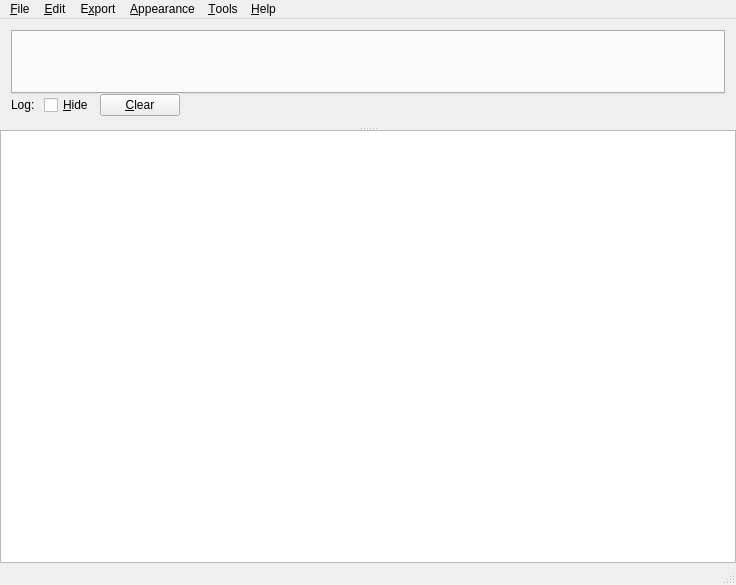
<?xml version="1.0" encoding="UTF-8"?>
<ui version="4.0">
 <class>MainWindow</class>
 <widget class="QMainWindow" name="MainWindow">
  <property name="geometry">
   <rect>
    <x>0</x>
    <y>0</y>
    <width>736</width>
    <height>585</height>
   </rect>
  </property>
  <property name="windowTitle">
   <string>MainWindow</string>
  </property>
  <widget class="QWidget" name="centralWidget">
   <layout class="QVBoxLayout" name="verticalLayout_2">
    <property name="spacing">
     <number>0</number>
    </property>
    <property name="leftMargin">
     <number>0</number>
    </property>
    <property name="topMargin">
     <number>0</number>
    </property>
    <property name="rightMargin">
     <number>0</number>
    </property>
    <property name="bottomMargin">
     <number>0</number>
    </property>
    <item>
     <widget class="QSplitter" name="splitter">
      <property name="lineWidth">
       <number>0</number>
      </property>
      <property name="orientation">
       <enum>Qt::Vertical</enum>
      </property>
      <property name="handleWidth">
       <number>3</number>
      </property>
      <widget class="QWidget" name="layoutWidget">
       <layout class="QVBoxLayout" name="verticalLayout">
        <property name="spacing">
         <number>0</number>
        </property>
        <item>
         <widget class="VerticalTabWidget" name="tabWidget"/>
        </item>
        <item>
         <layout class="QHBoxLayout" name="horizontalLayoutLog">
          <item>
           <widget class="QLabel" name="labelLog">
            <property name="text">
             <string>Log: </string>
            </property>
           </widget>
          </item>
          <item>
           <widget class="QCheckBox" name="checkBoxLogHide">
            <property name="text">
             <string>&amp;Hide</string>
            </property>
           </widget>
          </item>
          <item>
           <widget class="QPushButton" name="pushButtonClearLog">
            <property name="text">
             <string>&amp;Clear</string>
            </property>
           </widget>
          </item>
          <item>
           <spacer name="horizontalSpacer">
            <property name="orientation">
             <enum>Qt::Horizontal</enum>
            </property>
            <property name="sizeHint" stdset="0">
             <size>
              <width>40</width>
              <height>20</height>
             </size>
            </property>
           </spacer>
          </item>
         </layout>
        </item>
       </layout>
      </widget>
      <widget class="QPlainTextEdit" name="plainTextEditForLog">
       <property name="sizePolicy">
        <sizepolicy hsizetype="Expanding" vsizetype="Preferred">
         <horstretch>0</horstretch>
         <verstretch>0</verstretch>
        </sizepolicy>
       </property>
       <property name="undoRedoEnabled">
        <bool>false</bool>
       </property>
       <property name="readOnly">
        <bool>true</bool>
       </property>
       <property name="overwriteMode">
        <bool>false</bool>
       </property>
      </widget>
     </widget>
    </item>
   </layout>
  </widget>
  <widget class="QMenuBar" name="menuBar">
   <property name="geometry">
    <rect>
     <x>0</x>
     <y>0</y>
     <width>736</width>
     <height>21</height>
    </rect>
   </property>
   <widget class="QMenu" name="menu_File">
    <property name="title">
     <string>&amp;File</string>
    </property>
    <addaction name="action_Open"/>
    <addaction name="action_Reload"/>
   </widget>
   <widget class="QMenu" name="menu_Appearance">
    <property name="title">
     <string>&amp;Appearance</string>
    </property>
    <widget class="QMenu" name="menu_Theme">
     <property name="title">
      <string>&amp;Theme</string>
     </property>
     <addaction name="action_DefaultTheme"/>
    </widget>
    <widget class="QMenu" name="menu_Language">
     <property name="title">
      <string>&amp;Language</string>
     </property>
     <addaction name="action_DefaultLang"/>
    </widget>
    <widget class="QMenu" name="menuFont_size">
     <property name="title">
      <string>Font size</string>
     </property>
     <addaction name="actionFontExpand"/>
     <addaction name="actionFontShrink"/>
    </widget>
    <addaction name="menu_Theme"/>
    <addaction name="menu_Language"/>
    <addaction name="menuFont_size"/>
   </widget>
   <widget class="QMenu" name="menu_Edit">
    <property name="title">
     <string>&amp;Edit</string>
    </property>
    <addaction name="actionSave"/>
    <addaction name="actionReload"/>
    <addaction name="actionUndo"/>
    <addaction name="actionRedo"/>
    <addaction name="actionCopy"/>
    <addaction name="actionCut"/>
    <addaction name="actionPaste"/>
    <addaction name="actionFind"/>
    <addaction name="actionCommentRegion"/>
   </widget>
   <widget class="QMenu" name="menu_Export">
    <property name="title">
     <string>E&amp;xport</string>
    </property>
    <widget class="QMenu" name="menu_Export3D">
     <property name="title">
      <string>&amp;3D graphics</string>
     </property>
     <addaction name="action_stl"/>
     <addaction name="action_vtk"/>
     <addaction name="action_vtp"/>
     <addaction name="action_ply"/>
    </widget>
    <addaction name="menu_Export3D"/>
    <addaction name="actionto_raster_graphics"/>
    <addaction name="actionto_vector_graphics"/>
    <addaction name="actionto_text_data"/>
   </widget>
   <widget class="QMenu" name="menu_Help">
    <property name="title">
     <string>&amp;Help</string>
    </property>
    <addaction name="action_Version"/>
    <addaction name="action_License"/>
    <addaction name="action_System_information"/>
   </widget>
   <widget class="QMenu" name="menu_Tools">
    <property name="title">
     <string>&amp;Tools</string>
    </property>
    <addaction name="action_Configuration"/>
    <addaction name="actionSave_config_file"/>
    <addaction name="actionLoad_config_file"/>
   </widget>
   <addaction name="menu_File"/>
   <addaction name="menu_Edit"/>
   <addaction name="menu_Export"/>
   <addaction name="menu_Appearance"/>
   <addaction name="menu_Tools"/>
   <addaction name="menu_Help"/>
  </widget>
  <widget class="QStatusBar" name="statusBar"/>
  <action name="action_Open">
   <property name="text">
    <string>&amp;Open</string>
   </property>
   <property name="shortcut">
    <string>Ctrl+Shift+O</string>
   </property>
  </action>
  <action name="action_Theme">
   <property name="text">
    <string>&amp;Theme</string>
   </property>
  </action>
  <action name="action_Reload">
   <property name="text">
    <string>&amp;Reload</string>
   </property>
   <property name="toolTip">
    <string>Reload current input file</string>
   </property>
   <property name="shortcut">
    <string>Ctrl+Shift+R</string>
   </property>
  </action>
  <action name="actionVtp">
   <property name="text">
    <string>vtp</string>
   </property>
  </action>
  <action name="actionStl">
   <property name="text">
    <string>stl</string>
   </property>
  </action>
  <action name="actionPly">
   <property name="text">
    <string>ply</string>
   </property>
  </action>
  <action name="actionVtk">
   <property name="text">
    <string>vtk</string>
   </property>
  </action>
  <action name="actionPng">
   <property name="text">
    <string>png</string>
   </property>
  </action>
  <action name="actionJpg">
   <property name="text">
    <string>jpg</string>
   </property>
  </action>
  <action name="actionXpm">
   <property name="text">
    <string>xpm</string>
   </property>
  </action>
  <action name="actionExport2D">
   <property name="text">
    <string>Export &amp;2D</string>
   </property>
  </action>
  <action name="action_DefaultTheme">
   <property name="text">
    <string>&amp;Default</string>
   </property>
  </action>
  <action name="action_DefaultLang">
   <property name="text">
    <string>English</string>
   </property>
  </action>
  <action name="actionFontExpand">
   <property name="text">
    <string>Expand</string>
   </property>
   <property name="shortcut">
    <string>Ctrl++</string>
   </property>
  </action>
  <action name="actionFontShrink">
   <property name="text">
    <string>Shrink</string>
   </property>
   <property name="shortcut">
    <string>Ctrl+-</string>
   </property>
  </action>
  <action name="actionUndo">
   <property name="text">
    <string>Undo              Ctrl+z</string>
   </property>
  </action>
  <action name="actionRedo">
   <property name="text">
    <string>Redo              Ctrl+Shift+z</string>
   </property>
  </action>
  <action name="actionCut">
   <property name="text">
    <string>Cut               Ctrl+x</string>
   </property>
  </action>
  <action name="actionCopy">
   <property name="text">
    <string>Copy              Ctrl+c</string>
   </property>
  </action>
  <action name="actionDelete">
   <property name="text">
    <string>Delete</string>
   </property>
  </action>
  <action name="actionFind">
   <property name="text">
    <string>Find              Ctrl+f</string>
   </property>
  </action>
  <action name="action_Version">
   <property name="text">
    <string>&amp;Version</string>
   </property>
  </action>
  <action name="action_License">
   <property name="text">
    <string>&amp;License</string>
   </property>
  </action>
  <action name="action_vtk">
   <property name="text">
    <string>vtk</string>
   </property>
  </action>
  <action name="action_vtp">
   <property name="text">
    <string>vtp</string>
   </property>
  </action>
  <action name="action_ply">
   <property name="text">
    <string>ply</string>
   </property>
  </action>
  <action name="action_stl">
   <property name="text">
    <string>stl</string>
   </property>
  </action>
  <action name="action_Export2D">
   <property name="text">
    <string>Export &amp;2D</string>
   </property>
  </action>
  <action name="actionPaste">
   <property name="text">
    <string>Paste             Ctrl+v</string>
   </property>
  </action>
  <action name="actionSave">
   <property name="text">
    <string>Save              Ctrl+s</string>
   </property>
  </action>
  <action name="actionReload">
   <property name="text">
    <string>Reload            Ctrl+r</string>
   </property>
  </action>
  <action name="action_ExportChart">
   <property name="text">
    <string>Export &amp;Chart</string>
   </property>
  </action>
  <action name="actionto_vector_graphics">
   <property name="text">
    <string>2D &amp;vector graphics</string>
   </property>
  </action>
  <action name="actionto_raster_graphics">
   <property name="text">
    <string>2D &amp;raster graphics</string>
   </property>
  </action>
  <action name="actionto_text_data">
   <property name="text">
    <string>&amp;text data</string>
   </property>
  </action>
  <action name="action_Configuration">
   <property name="text">
    <string>&amp;Configuration</string>
   </property>
  </action>
  <action name="actionSave_config_file">
   <property name="text">
    <string>Save config file</string>
   </property>
  </action>
  <action name="actionLoad_config_file">
   <property name="text">
    <string>Load config file</string>
   </property>
  </action>
  <action name="action_System_information">
   <property name="text">
    <string>&amp;System information</string>
   </property>
  </action>
  <action name="actionCommentRegion">
   <property name="text">
    <string>Comment/Uncomment Ctrl+/</string>
   </property>
  </action>
 </widget>
 <layoutdefault spacing="6" margin="11"/>
 <customwidgets>
  <customwidget>
   <class>VerticalTabWidget</class>
   <extends>QTabWidget</extends>
   <header>verticaltabwidget.hpp</header>
   <container>1</container>
  </customwidget>
 </customwidgets>
 <resources/>
 <connections>
  <connection>
   <sender>pushButtonClearLog</sender>
   <signal>clicked()</signal>
   <receiver>plainTextEditForLog</receiver>
   <slot>clear()</slot>
   <hints>
    <hint type="sourcelabel">
     <x>172</x>
     <y>92</y>
    </hint>
    <hint type="destinationlabel">
     <x>177</x>
     <y>254</y>
    </hint>
   </hints>
  </connection>
  <connection>
   <sender>checkBoxLogHide</sender>
   <signal>clicked(bool)</signal>
   <receiver>plainTextEditForLog</receiver>
   <slot>setHidden(bool)</slot>
   <hints>
    <hint type="sourcelabel">
     <x>58</x>
     <y>78</y>
    </hint>
    <hint type="destinationlabel">
     <x>62</x>
     <y>128</y>
    </hint>
   </hints>
  </connection>
 </connections>
 <slots>
  <slot>hideLog(bool)</slot>
 </slots>
</ui>
